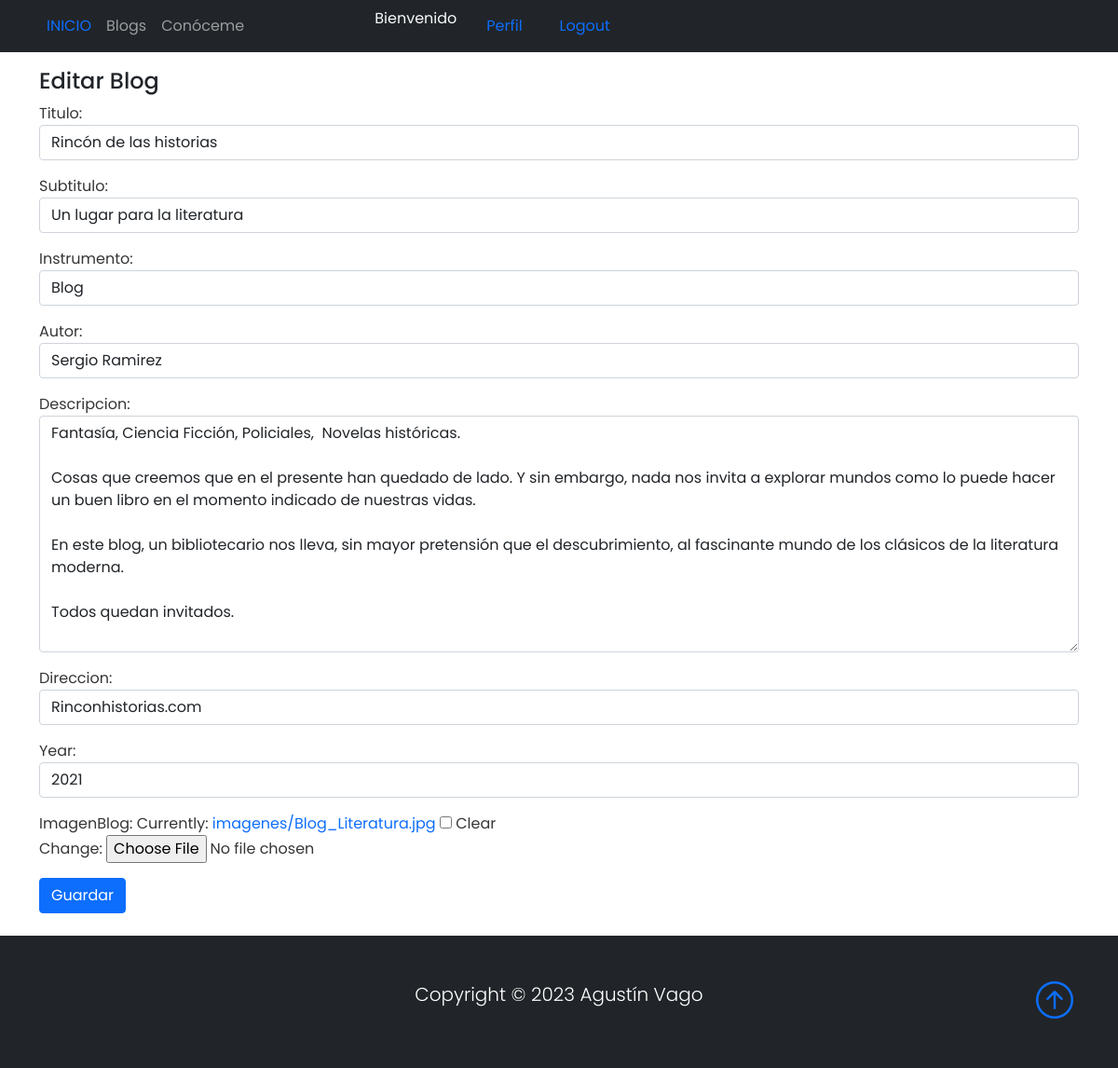
/blogEdicion/95/ (signed in), run on the app's committed database.
### Base/models.py (models this page shows, shortened)
class Blog(models.Model):
    instrumentoSeleccion = (
    ('guitarra','Blog'),
    )
    usuario = models.ForeignKey(User, on_delete=models.CASCADE, null=True, blank=True)
    titulo = models.CharField(max_length=200)
    subtitulo = models.CharField(max_length=40)
    instrumento = models.CharField(max_length=15, choices=instrumentoSeleccion, default='guitarra')
    autor = models.CharField(default = '', max_length=200)
    descripcion = models.TextField(null=True, blank=True)
    direccion = models.CharField(default = '', max_length=40)
    year = models.IntegerField()
    fechaPublicacion = models.DateTimeField(auto_now_add=True)
    imagenBlog = models.ImageField(null=True, blank=True, upload_to="imagenes/")
    class Meta:
        ordering = ['usuario', '-fechaPublicacion']

### Base/views.py (the view)
# urls.py: path('blogEdicion/<int:pk>/', BlogsUpdate.as_view(), name='guitarra_editar'),
class BlogsUpdate(LoginRequiredMixin, UpdateView):
    model = Blog
    form_class = ActualizacionBlog
    success_url = reverse_lazy('guitarras')
    context_object_name = 'guitarra'
    template_name = 'Base/blogEdicion.html'

### Base/forms.py
class ActualizacionBlog(forms.ModelForm):
    class Meta:
        model = Blog
        fields = ('titulo','subtitulo', 'instrumento','autor', 'descripcion','direccion', 'year', 'imagenBlog')
        widgets = {
            'titulo' : forms.TextInput(attrs={'class': 'form-control'}),
            'subtitulo' : forms.TextInput(attrs={'class': 'form-control'}),
            'instrumento' : forms.Select(attrs={'class': 'form-control'}),
            'autor' : forms.TextInput(attrs={'class': 'form-control'}),
            'descripcion' : forms.Textarea(attrs={'class': 'form-control'}),
            'direccion' : forms.TextInput(attrs={'class': 'form-control'}),
            'year' : forms.TextInput(attrs={'class': 'form-control'}),
        }

### Base/templates/Base/blogEdicion.html
{% extends 'Base/home.html' %}
{% block content %}
<br>
<br>
{% if user.id == guitarra.usuario.id %}
<div class="container">
    <h4>Editar Blog</h4>
</div>
<div class="container">
    <div class="form-group">
        <form method="post" enctype="multipart/form-data">{% csrf_token %}
            {{ form.as_p }}
            <button type="submit" class="btn btn-primary">Guardar</button>
        </form>
    </div>
</div>
<br>
{% else %}
<div class="container">
<h4>¡No tienes acceso a esta pagina!</h4>
</div>
{% endif %}
{% endblock %}

### Base/static/style.css (style rules this page uses)
body { background-color: white; font-family: 'Poppins', 'Nunito', sans-serif; padding-top: 25px; }
a { text-decoration: none; }
p { color: #363636; }

### data on the page
Blog: titulo "Rincón de las historias", subtitulo "Un lugar para la literatura", instrumento "Blog", autor "Sergio Ramirez", descripcion "Fantasía, Ciencia Ficción, Policiales, Novelas históricas. Cosas que creemos que en el presente han quedado de lado. Y sin embargo, nada nos invita a explorar mundos como lo puede hacer un buen libro en el momento indicado de nuestras vidas. En este blog, un bibliotecario nos lleva, sin mayor pretensión que el descubrimiento, al fascinante mundo de los clásicos de la literatura moderna. Todos quedan invitados.", direccion "Rinconhistorias.com", year "2021"
